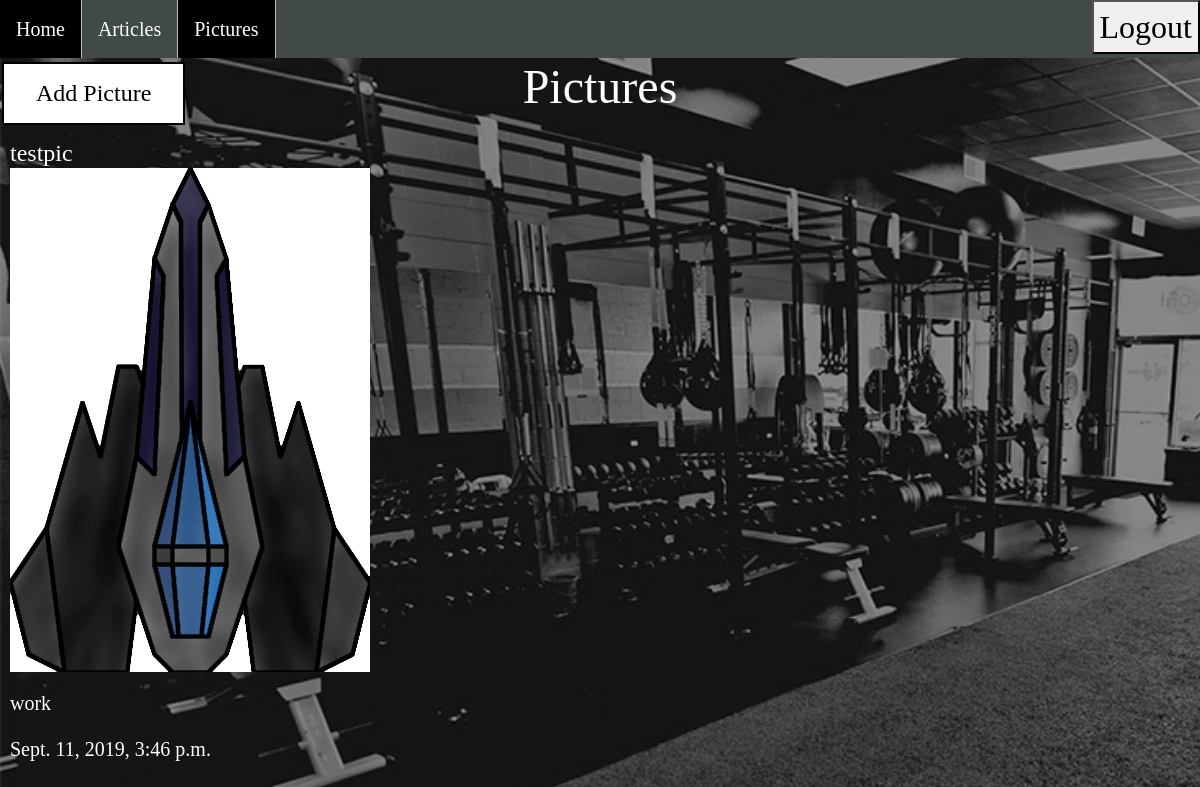
Page /fitnesstracker/ (signed in) on the earlier database version.
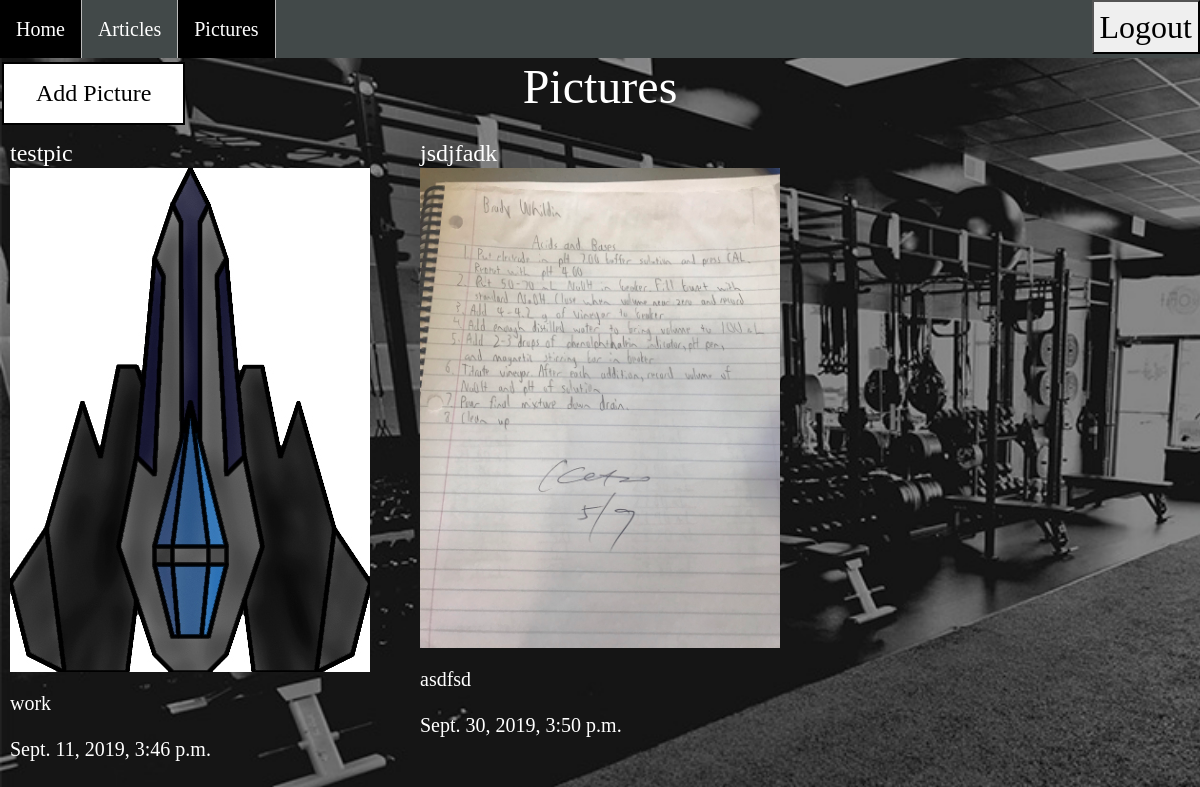
Same page on the later database version.
### fitnesstracker/models.py (models this page shows, shortened)
class FitnessPic(models.Model):
    title = models.CharField(max_length = 15)
    slug = models.SlugField()
    body = models.TextField()
    date = models.DateTimeField(auto_now_add = True)
    thumb = models.ImageField(default='default.png', blank=True)
    author = models.ForeignKey(User, default=None, on_delete=CASCADE)

### fitnesstracker/views.py (the view)
def fitnesstracker_data(request):
    fitnesspic = FitnessPic.objects.all().order_by("date")
    return render(request, 'fitnesstracker/fitnesstracker_data.html', {'fitnesspic': fitnesspic})

### fitnesstracker/templates/fitnesstracker/fitnesstracker_data.html (shortened to what this page needs)
{% extends 'base_layouts.html' %}
{% block content %}
<ul>
    <li><a href="{% url 'homepage' %}">Home</a></li>
    <li><a href="{% url 'articles:list' %}">Articles</a></li>
    <li><a href="{% url 'fitnesspics:data' %}" class="selected">Pictures</a></li>
    <li style="float:right">
        {% if user.is_authenticated %}
            <form action="{% url 'accounts:logout' %}" method = 'post'>
                <button class='logoutButton' type="submit">Logout</button>
            </form>
        {% else %}
            <a href="{% url 'logInCreateAccount' %}">Log In/Create Account</a>
        {% endif %}
    </li>
</ul>
<head>
</head>
<body>
    <div class="header">
        {% if user.is_authenticated %}
            <a href="{% url 'fitnesspics:create' %}">
            <h1><button class="button">Add Picture</button></h1>
            </a>
        {% else %}
            <h1 class="logInCreate">Log in or create account to add pictures.</h1>
        {% endif %}
        <h2 align="center" size="40"><font size="40">Pictures</font></h2>
        <h3></h3>
    </div>
    <div class='pics'>
        {% for fitnesspic in fitnesspic %}
            {% if fitnesspic.author == request.user %}
                <div class='pic'>
                    <h4>{{ fitnesspic.title }}</h4>
                    <p><img height = 100% width = 100%  src="{{ fitnesspic.thumb.url }}" /></p>
                    <p>{{ fitnesspic.body }}</p>
                    <p>{{ fitnesspic.date }}</p>
                </div>
            {% endif %}
        {% endfor %}
    </div>
</body>
{% endblock %}

Differences in the rows shown:
added FitnessPic: title "jsdjfadk", thumb (picture), body "asdfsd", date "Sept. 30, 2019, 3:50 p.m."
